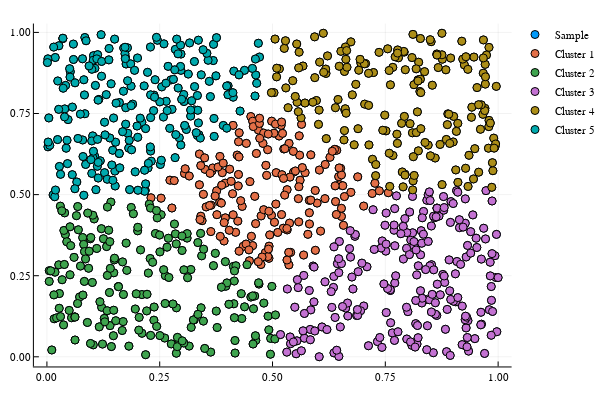

Notebook cell for this chart:
### Code cell
using Plots
plotly()
Dict_Cluster = Dict(i=>Int[] for i=1:n)
scatter(Sample[1,:], Sample[2,:], label = "Sample")
for i=1:n
    Cluster_i = findall(A.==i)
    Dict_Cluster[i] = Cluster_i
    scatter!(Sample[1, Cluster_i], Sample[2, Cluster_i], label = "Cluster $i")
end
scatter!()

### Figure 1 — Plotly figure (JSON) as saved in the notebook; plotly's stock layout.template omitted (floating-point values rounded to 4 significant figures; data arrays with more than 128 entries replaced by an {"elided": "..."} marker saying what was removed)
{"data": [{"colorbar": {"title": ""}, "hoverinfo": "text", "legendgroup": "Sample", "marker": {"color": "rgba(0, 154, 250, 1.000)", "line": {"color": "rgba(0, 0, 0, 1.000)", "width": 1}, "size": 8, "symbol": "circle"}, "mode": "markers", "name": "Sample", "showlegend": true, "text": {"elided": "1000 null values"}, "type": "scatter", "x": {"elided": "1000 float values"}, "xaxis": "x1", "y": {"elided": "1000 float values"}, "yaxis": "y1", "zmax": 0.1, "zmin": -0.1}, {"colorbar": {"title": ""}, "hoverinfo": "text", "legendgroup": "Cluster 1", "marker": {"color": "rgba(227, 111, 71, 1.000)", "line": {"color": "rgba(0, 0, 0, 1.000)", "width": 1}, "size": 8, "symbol": "circle"}, "mode": "markers", "name": "Cluster 1", "showlegend": true, "text": {"elided": "173 null values"}, "type": "scatter", "x": {"elided": "173 float values"}, "xaxis": "x1", "y": {"elided": "173 float values"}, "yaxis": "y1", "zmax": 0.1, "zmin": -0.1}, {"colorbar": {"title": ""}, "hoverinfo": "text", "legendgroup": "Cluster 2", "marker": {"color": "rgba(62, 164, 78, 1.000)", "line": {"color": "rgba(0, 0, 0, 1.000)", "width": 1}, "size": 8, "symbol": "circle"}, "mode": "markers", "name": "Cluster 2", "showlegend": true, "text": {"elided": "195 null values"}, "type": "scatter", "x": {"elided": "195 float values"}, "xaxis": "x1", "y": {"elided": "195 float values"}, "yaxis": "y1", "zmax": 0.1, "zmin": -0.1}, {"colorbar": {"title": ""}, "hoverinfo": "text", "legendgroup": "Cluster 3", "marker": {"color": "rgba(195, 113, 210, 1.000)", "line": {"color": "rgba(0, 0, 0, 1.000)", "width": 1}, "size": 8, "symbol": "circle"}, "mode": "markers", "name": "Cluster 3", "showlegend": true, "text": {"elided": "224 null values"}, "type": "scatter", "x": {"elided": "224 float values"}, "xaxis": "x1", "y": {"elided": "224 float values"}, "yaxis": "y1", "zmax": 0.1, "zmin": -0.1}, {"colorbar": {"title": ""}, "hoverinfo": "text", "legendgroup": "Cluster 4", "marker": {"color": "rgba(172, 142, 24, 1.000)", "line": {"color": "rgba(0, 0, 0, 1.000)", "width": 1}, "size": 8, "symbol": "circle"}, "mode": "markers", "name": "Cluster 4", "showlegend": true, "text": {"elided": "182 null values"}, "type": "scatter", "x": {"elided": "182 float values"}, "xaxis": "x1", "y": {"elided": "182 float values"}, "yaxis": "y1", "zmax": 0.1, "zmin": -0.1}, {"colorbar": {"title": ""}, "hoverinfo": "text", "legendgroup": "Cluster 5", "marker": {"color": "rgba(0, 170, 174, 1.000)", "line": {"color": "rgba(0, 0, 0, 1.000)", "width": 1}, "size": 8, "symbol": "circle"}, "mode": "markers", "name": "Cluster 5", "showlegend": true, "text": {"elided": "226 null values"}, "type": "scatter", "x": {"elided": "226 float values"}, "xaxis": "x1", "y": {"elided": "226 float values"}, "yaxis": "y1", "zmax": 0.1, "zmin": -0.1}], "layout": {"annotations": [], "height": 400, "legend": {"bgcolor": "rgba(255, 255, 255, 1.000)", "bordercolor": "rgba(0, 0, 0, 1.000)", "font": {"color": "rgba(0, 0, 0, 1.000)", "family": "sans-serif", "size": 11}, "tracegroupgap": 0, "x": 1, "y": 1}, "margin": {"b": 20, "l": 0, "r": 0, "t": 20}, "paper_bgcolor": "rgba(255, 255, 255, 1.000)", "plot_bgcolor": "rgba(255, 255, 255, 1.000)", "showlegend": true, "width": 600, "xaxis": {"anchor": "y1", "domain": [0.06582, 0.9934], "gridcolor": "rgba(0, 0, 0, 0.100)", "gridwidth": 0.5, "linecolor": "rgba(0, 0, 0, 1.000)", "mirror": false, "range": [-0.02885, 1.03], "showgrid": true, "showline": true, "showticklabels": true, "tickangle": 0, "tickcolor": "rgb(0, 0, 0)", "tickfont": {"color": "rgba(0, 0, 0, 1.000)", "family": "sans-serif", "size": 11}, "tickmode": "array", "ticks": "inside", "ticktext": ["0.00", "0.25", "0.50", "0.75", "1.00"], "tickvals": [0, 0.25, 0.5, 0.75, 1], "title": "", "titlefont": {"color": "rgba(0, 0, 0, 1.000)", "family": "sans-serif", "size": 15}, "type": "-", "visible": true, "zeroline": false, "zerolinecolor": "rgba(0, 0, 0, 1.000)"}, "yaxis": {"anchor": "x1", "domain": [0.03762, 0.9902], "gridcolor": "rgba(0, 0, 0, 0.100)", "gridwidth": 0.5, "linecolor": "rgba(0, 0, 0, 1.000)", "mirror": false, "range": [-0.02975, 1.027], "showgrid": true, "showline": true, "showticklabels": true, "tickangle": 0, "tickcolor": "rgb(0, 0, 0)", "tickfont": {"color": "rgba(0, 0, 0, 1.000)", "family": "sans-serif", "size": 11}, "tickmode": "array", "ticks": "inside", "ticktext": ["0.00", "0.25", "0.50", "0.75", "1.00"], "tickvals": [0, 0.25, 0.5, 0.75, 1], "title": "", "titlefont": {"color": "rgba(0, 0, 0, 1.000)", "family": "sans-serif", "size": 15}, "type": "-", "visible": true, "zeroline": false, "zerolinecolor": "rgba(0, 0, 0, 1.000)"}}}
